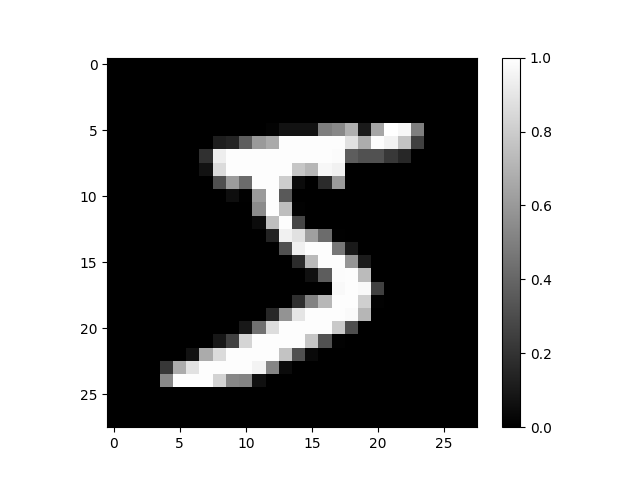

Write Python code to recreate this figure.
# https://dschloe.github.io/python/tensorflow2.0/ch9_1_auto_encoder/
#

import tensorflow as tf
import numpy as np
import pandas as pd
import matplotlib.pyplot as plt


(train_X, train_Y), (test_X, test_Y) = tf.keras.datasets.mnist.load_data()
print( train_X.shape, train_Y.shape )

train_X = train_X / 255
test_X = test_X / 255


plt.imshow( train_X[0].reshape(28,28), cmap='gray' )
plt.colorbar()
plt.savefig( 'test07.png' )


train_X = train_X.reshape( -1, 28*28 )
test_X = test_X.reshape( -1, 28*28 )
print( train_X.shape, test_X.shape )


model = tf.keras.Sequential([
    tf.keras.layers.Dense( 784, activation='relu', input_shape=(784,) ),
    tf.keras.layers.Dense( 4096, activation='relu' ),
    tf.keras.layers.Dense( 40960, activation='relu' ),
    tf.keras.layers.Dense( 4096, activation='relu' ),
    tf.keras.layers.Dense( 784, activation='sigmoid' )
])
model.compile( optimizer=tf.optimizers.Adam(), loss='mse' )
model.summary()


model.fit( train_X, train_X, epochs=10000, batch_size=256 )



